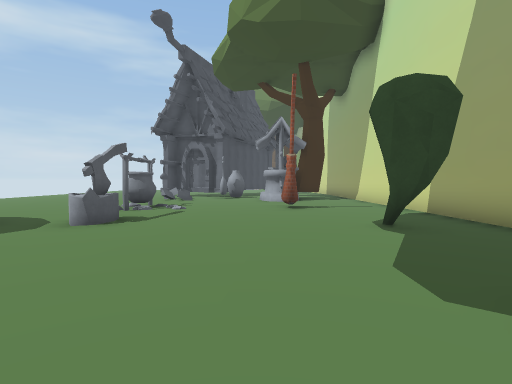
[1] (above)

24 first-person views from a walk through a scene from a Unity 3-D project. The camera is 1.5 m above the floor, tilts 2° down and sees 80° across. The floor is counted in squares, 2 m on a side. Each view is taken from the middle of a square. On the plan, view 1 faces up. The plan holds only what a view shows up to about 10 squares ahead; the rest is blank. The place goes on beyond the plan. Some surface patterns are stand-ins.

[2]
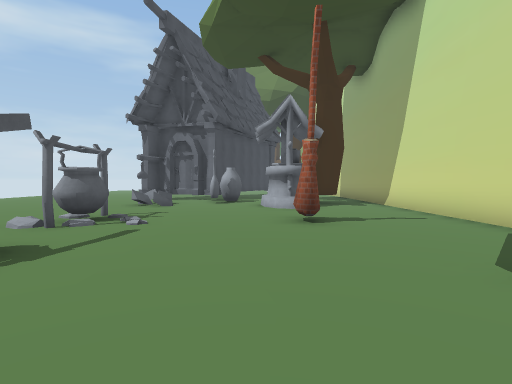

[3]
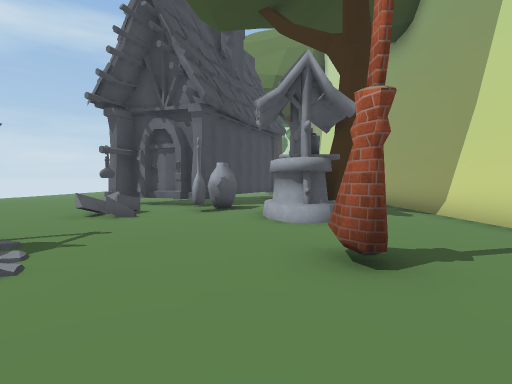

[4]
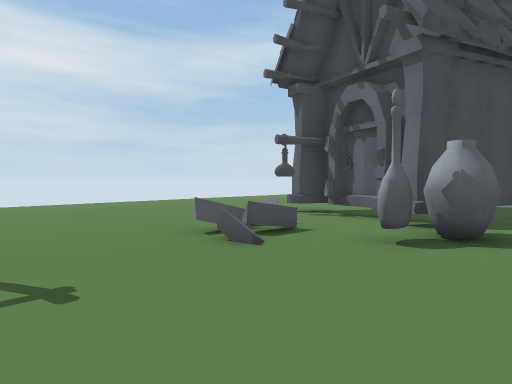

[5]
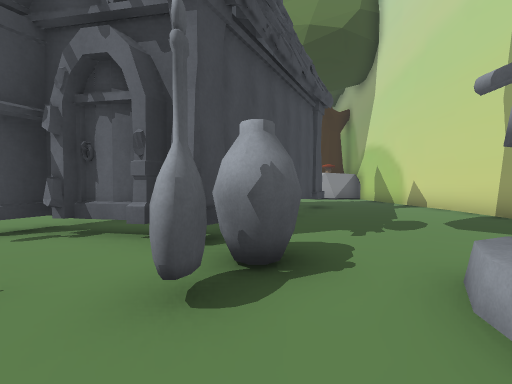

[6]
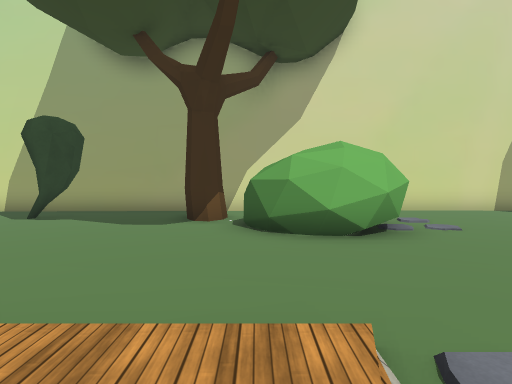

[7]
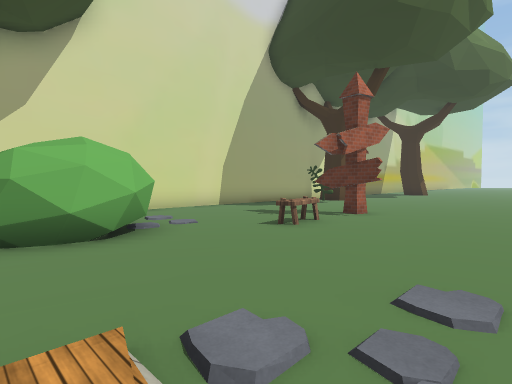

[8]
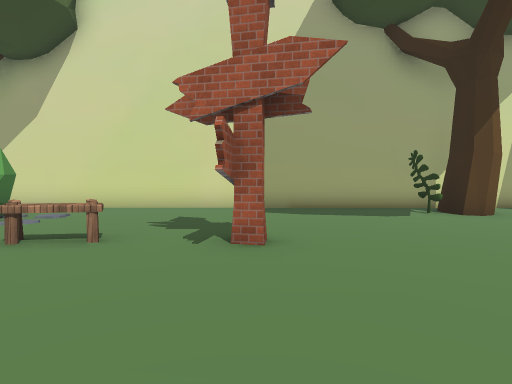

[9]
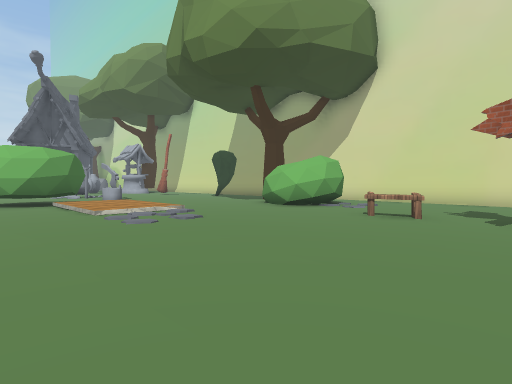

[10]
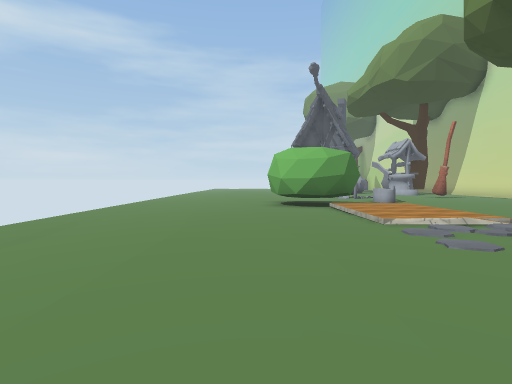

[11]
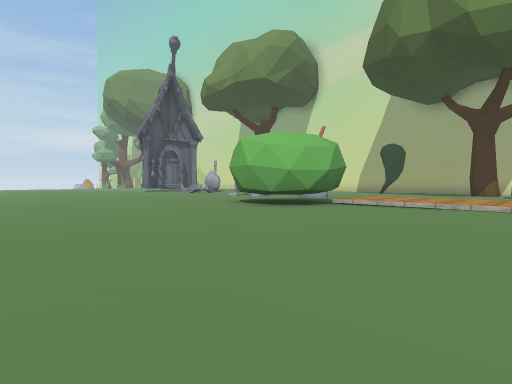

[12]
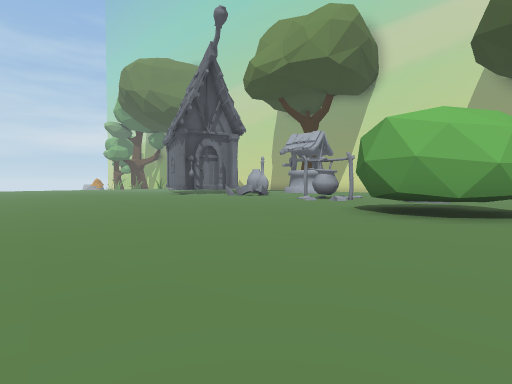

[13]
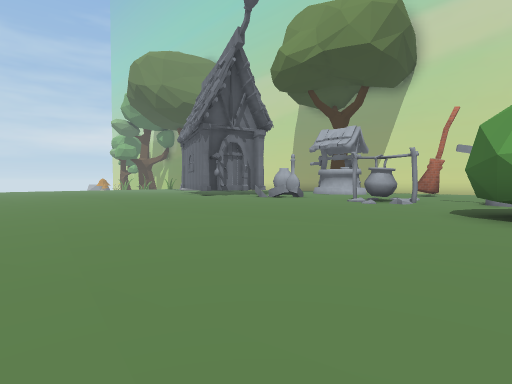

[14]
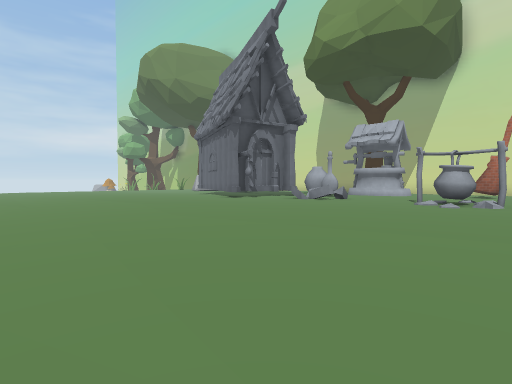

[15]
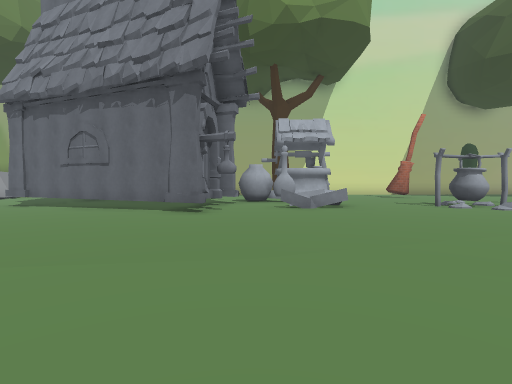

[16]
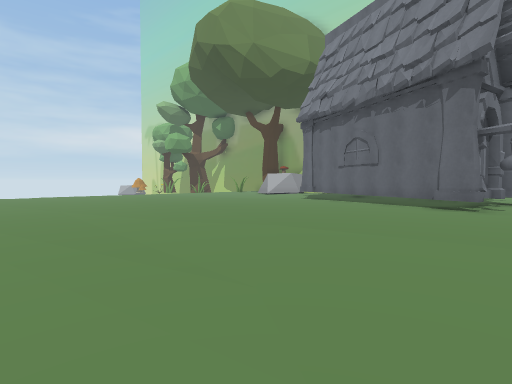

[17]
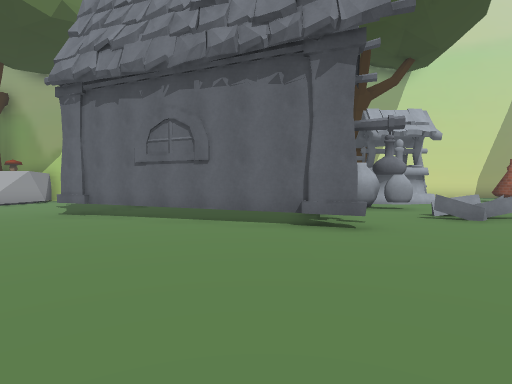

[18]
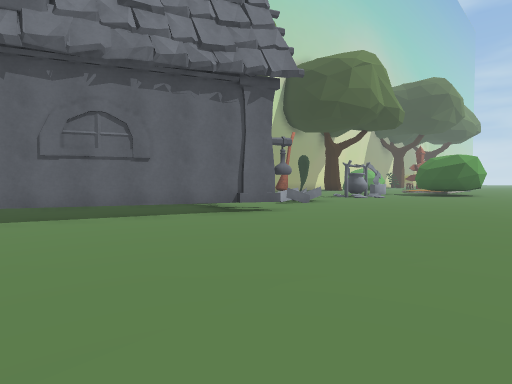

[19]
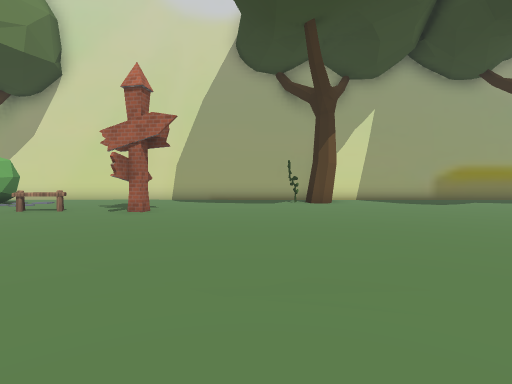

[20]
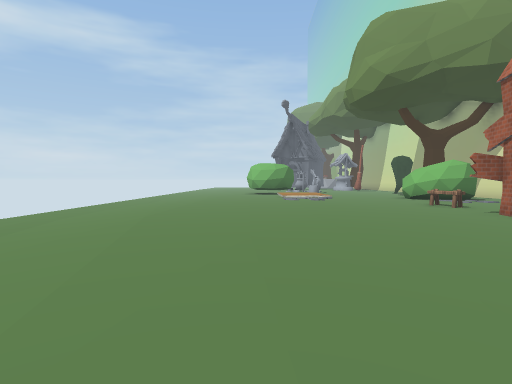

[21]
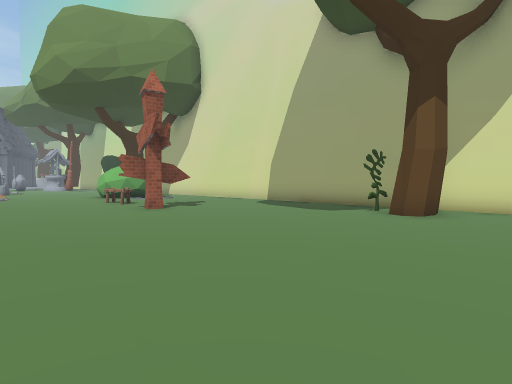

[22]
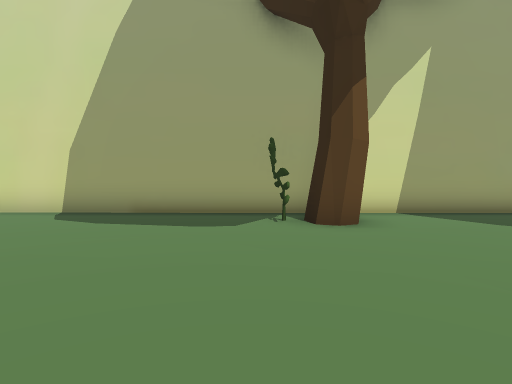

[23]
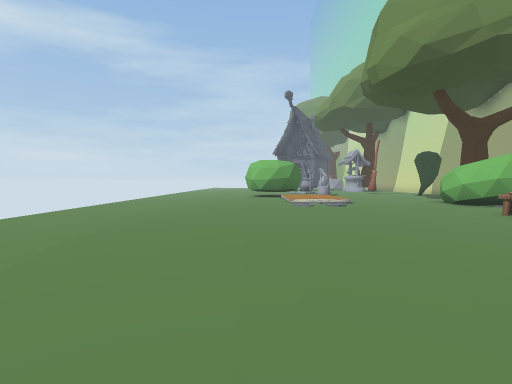

[24]
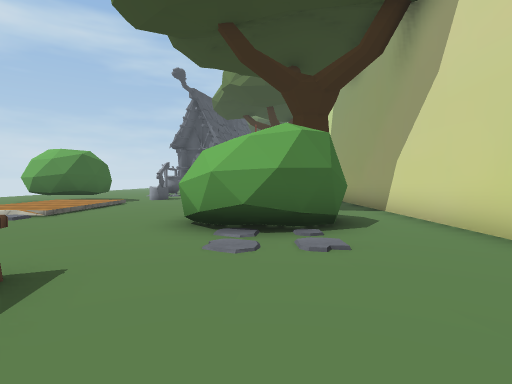

### Floor plan
Key: @ floor where view 1 was taken; # wall or solid block; . main floor; : floor 0.25 m higher than the main floor; - floor 0.25 m lower than the main floor; H house; O other object.
Columns run from 13 left of view 1 to 5 right of it. Each row starts with its distance up from view 1.
 22  ---.------H HH---#
 21  --....------H----#
 20 ---....---H--H----#
 19 --......--------..#
 18 --.......H--H--...#
 17 --......HHHH-.... #
 16 --......H..#..... #
 15 --..........O..  .#
 14  -.......OO.#.O# .#
 13  -.......OO...O...#
 12 --............O...#
 11 --................#
 10 ---...... #.......#
  9 ---......OO...#...#
  8 ---......##.......#
  7 ----..............#
  6 ----..OO..O.......#
  5 ----..O  ......O..#
  4 ----..OOO.........#
  3 ----...O::........#
  2 ----....::........#
  1 ----....::.....##.#
  0 ---.....::...@O ..#
 -1 ---......:...OOO..#
 -2 ---..........OOO..#
 -3 ---...........OO..#
 -4 ---...............#
 -5 ---.........O.....#
 -6 ---.........O.....#
 -7 ---...............#
 -8 ---.........##....#
 -9  --...............#
-10   -...............#
-11   -...............#
-12    ...............#
-13     ............#.#
-14      ...........#.#
-15       . ..........#
-16         ..........#

Where each view was taken, in squares from view 1:
view 1: 0 up, 0 right, facing up
view 2: 3 up, 0 right, facing up
view 3: 6 up, 0 right, facing up
view 4: 10 up, 0 right, facing up-left
view 5: 12 up, 1 left, facing up
view 6: 0 up, 5 left, facing right
view 7: 0 up, 5 left, facing down-right
view 8: 8 down, 5 left, facing right
view 9: 8 down, 8 left, facing up-right
view 10: 6 down, 8 left, facing up
view 11: 1 down, 13 left, facing up-right
view 12: 3 up, 13 left, facing up-right
view 13: 5 up, 13 left, facing up-right
view 14: 7 up, 13 left, facing up-right
view 15: 15 up, 12 left, facing right
view 16: 15 up, 13 left, facing up-right
view 17: 18 up, 10 left, facing right
view 18: 22 up, 10 left, facing down-right
view 19: 11 down, 9 left, facing right
view 20: 15 down, 7 left, facing up
view 21: 16 down, 5 left, facing up-right
view 22: 12 down, 3 left, facing right
view 23: 12 down, 7 left, facing up
view 24: 7 down, 1 right, facing up
